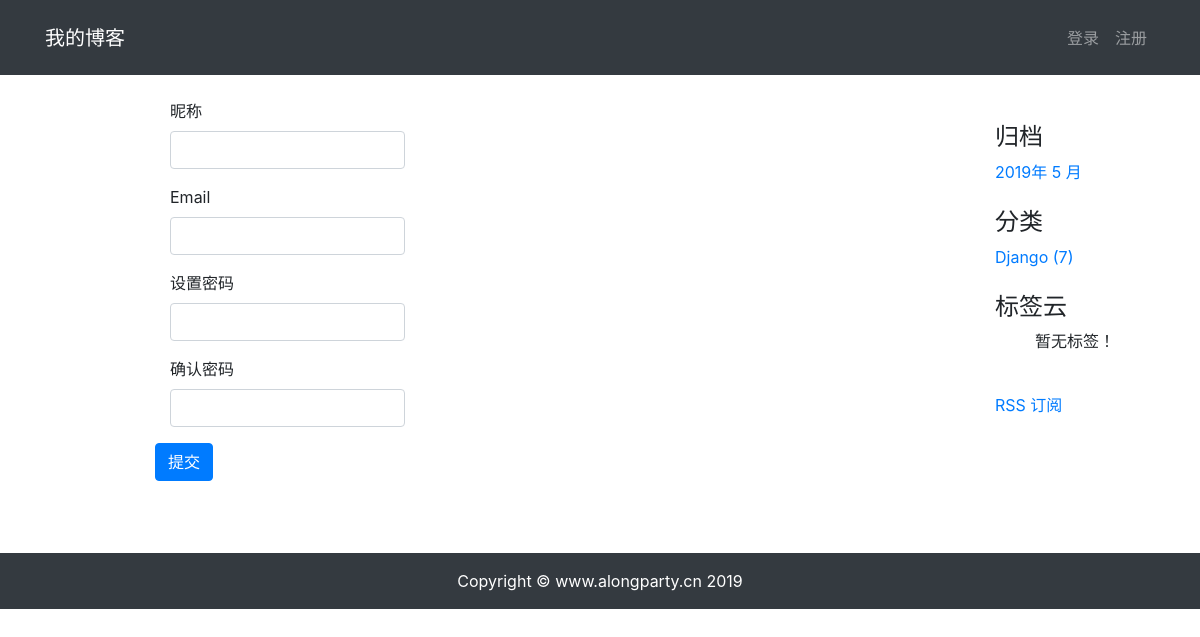
The app's page /userprofile/register/, older data.
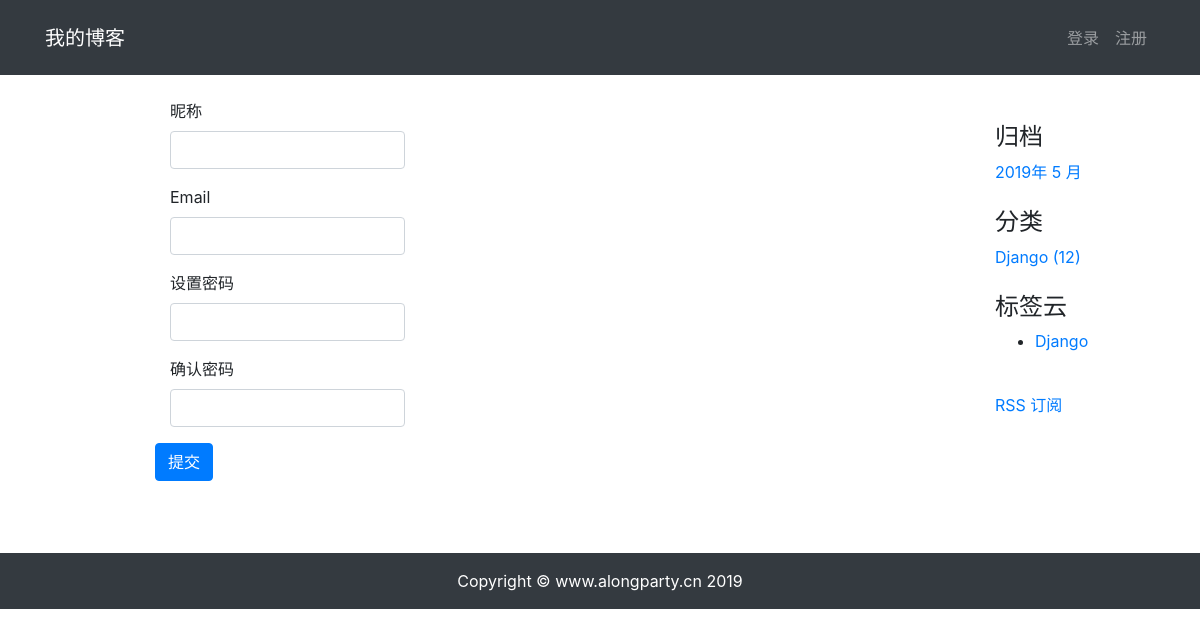
The same page, newer data.
### blog/models.py (models this page shows, shortened)
class Category(models.Model):
    name = models.CharField(max_length=50,verbose_name="分类")
    class Meta:
        verbose_name = "分类"
        verbose_name_plural = verbose_name

class Tags(models.Model):
    name = models.CharField(max_length=50,verbose_name="标签")
    class Meta:
        verbose_name = "标签"
        verbose_name_plural = verbose_name

### userprofile/views.py (the view)
# urls.py: path('register/',views.user_register,name='register'),
def user_register(request):
    if request.method == 'POST':
        user_register_form = UserRegisterForm(data=request.POST)
        if user_register_form.is_valid():
            new_user = user_register_form.save(commit=False)
            new_user.set_password(user_register_form.data['password'])
            new_user.save()
            login(request,new_user)
            return redirect("blog:index")
        else:
            return HttpResponse("注册表单输入有误，请重新输入")
    elif request.method == 'GET':
        user_register_form = UserRegisterForm()
        context = {'form':user_register_form}
        return render(request,'userprofile/register.html',context)
    else:
        return HttpResponse("请使用GET或者POST请求")

### userprofile/forms.py (shortened to what this page needs)
class UserRegisterForm(forms.ModelForm):
    password = forms.CharField()
    password2 = forms.CharField()
    class Meta:
        model = User
        fields = ['username','email']

### blog/templatetags/blog_tags.py (called while the page is built)
@register.simple_tag
def archives():
    return Post.objects.dates('create_time', 'month', order='DESC')

@register.simple_tag
def get_categories():
    return Category.objects.annotate(num_posts=Count('post')).filter(num_posts__gt=0)

@register.simple_tag
def get_tags():
    return Tags.objects.annotate(num_posts=Count('post')).filter(num_posts__gt=0)

### templates/userprofile/register.html (shortened to what this page needs)
{% extends "base.html" %} {% load staticfiles %}
{% block main %}
<div class="container">
    <div class="row">
        <div class="col-12">
            <br>
            <form method="post" action=".">
                <div class="form-group col-md-4">
                    <label for="username">昵称</label>
                    <input type="text" class="form-control" id="username" name="username" required>
                </div>
                <div class="form-group col-md-4">
                    <label for="email">Email</label>
                    <input type="text" class="form-control" id="email" name="email">
                </div>
                <div class="form-group col-md-4">
                    <label for="password">设置密码</label>
                    <input type="password" class="form-control" id="password" name="password" required>
                </div>
                <div class="form-group col-md-4">
                    <label for="password2">确认密码</label>
                    <input type="password" class="form-control" id="password2" name="password2" required>
                </div>
                <button type="submit" class="btn btn-primary">提交</button>
            </form>
        </div>
    </div>
</div>
{% endblock main %}

### templates/right_sidebar.html (shortened to what this page needs)
{% load blog_tags %}
<br class="col-12 mt-4 mb-4">
<br>
<div class="widget widget-archives">
    {% archives as date_list %}
    <h4 class="widget-title">归档</h4>
    <ul class="nav">
        {% for date in  date_list %}
            <li class="nav-item">
                <a href="{% url 'blog:archives' date.year date.month %}">{{ date.year }}年 {{ date.month }} 月</a>
            </li>
        {% empty %}
            暂无归档！
        {% endfor %}
    </ul>
</div>
<br>
<div class="widget widget-category">
{% get_categories as category_list %}
    <h4 class="widget-title">分类</h4>
    <ul class="nav">
        {% for category in category_list %}
        <li class="nav-item">
            <a href="{% url 'blog:category' category.pk %}">{{ category.name }} <span class="post-count">({{ category.num_posts }})</span></a>
        </li>
        {% empty %}
            暂无分类
        {% endfor %}
    </ul>
</div>
<br>
<div class="widget widget-tag-cloud">
    <h4 class="widget-title">标签云</h4>
    {% get_tags as tag_list %}
    <ul>
        {% for tag in tag_list %}
            <li>
                <a href="{% url 'blog:tag' tag.pk %}">{{ tag.name }}</a>
            </li>
        {% empty %}
            暂无标签！
        {% endfor %}
      </ul>
</div>
<br>
<div class="rss">
    <a href=""> RSS 订阅</a>
</div>

Row changes from the older to the newer data that the page shows:
computed for Category "Django": num_posts "7" → "12"
now on this page (row edited): Tags: name "Django"
Text that changed along with them:
text no longer shown: "暂无标签！"
